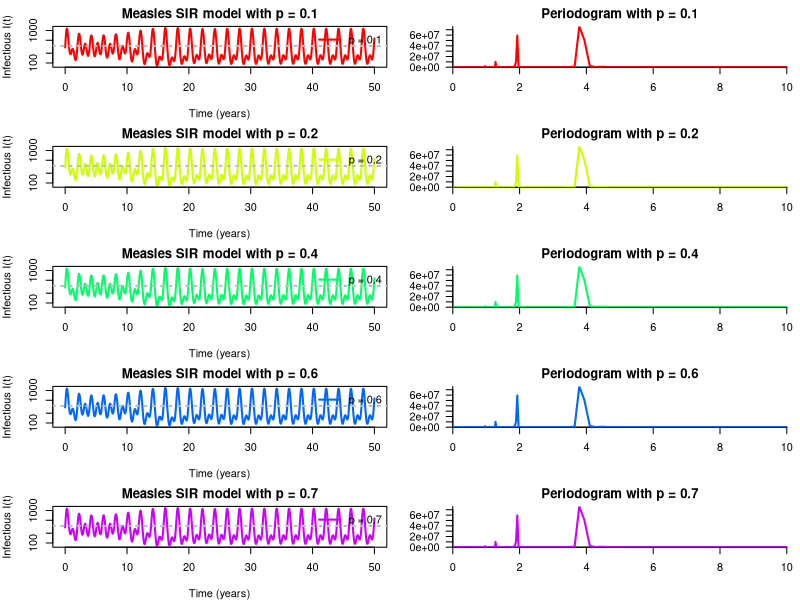

This figure's R source:

### Deterministic Model
library(deSolve)

# Parameters
N <- 500000
mu <- 1 / 50                       # Birth/death rate (annual)

gamma <- 365 / 13                  # Recovery rate (13-day infectious period)
R0 <- 17                      # Basic reproduction number
beta <- R0 * (gamma + mu)    # Transmission rate
alpha <- 0.1                        # Seasonal forcing amplitude
p <- 0
constantinf<-0

# Combine into a parameter vector
parms <- c(
  beta = beta,
  gamma = gamma,
  mu = mu,
  alpha = alpha,
  N = N,
  p = p,
  constantinf=constantinf
)


## equilibrium:
R0 <- with(as.list(parms), beta/(gamma+mu))
Seqm <- (with(as.list(parms), N / R0 ))
Ieqm <- (with(as.list(parms), N  * mu/(gamma+mu)*(1 - 1/R0)))
## initial state near eqm: start near equilibrium so beginning doesn't have a huge spike
Si <- round((Seqm + (N-Seqm)*0.01))
Ii <- round((Ieqm * 0.9))
Ri <- round(N-Si-Ii)
ic <- c(S = Si, I = Ii, R = Ri)  # Initial condition vector

# SIR model with seasonal forcing and vital dynamics
SIR.vector.field <- function(t, vars, parms) {
  with(as.list(c(parms, vars)), {
    # Seasonal forcing (alpha = 0 for no seasonality)
    beta_t <- beta * (1 + alpha * cos(2 * pi * t))
    
    # Differential equations
    dS <- mu * N - beta_t * S * I / N - mu * S + (1-p) * mu
    dI <- beta_t * S * I / N - gamma * I - mu * I + constantinf
    dR <- gamma * I - mu * R + p * mu - constantinf
    
    list(c(dS, dI, dR))  # Return derivatives
  })
}


# Initial conditions and time sequence
times <- seq(0, 50, by = 0.01)  
soln <- as.data.frame(ode(y = ic, times = times, func = SIR.vector.field, parms = parms))


periodogram_d <- function(df, # data frame: date and (weekly) cases
                          xlim=c(0,10), # max 10 year period by default
                          trange=c(0,50), # whole time series by default
                          add=FALSE, color, # make new plot by default
                          ... ) {
  if (!is.na(trange[1])) { # consider only the specified time range
    df <- subset(df, time >= min(trange) & time <= max(trange))
  }
  with(df,{
    s <- spectrum(I, plot=FALSE)
    s$per <- 1/(52*s$freq) # period in years (assume data are weekly)
    if (!add) { # start a new plot without plotting data
      plot(s$per,s$spec,typ="n",bty="L",ann=FALSE,las=1,
           xaxs="i",yaxs="i", xlim=xlim, col=color,...)
    }
    lines( s$per, s$spec , col=color,lwd=2)
  })
}


par(mfrow = c(5, 2), mar = c(4, 4, 2, 1))


##################################################################
# Define a sequence of p values to iterate over
p_values <- c(0.1, 0.2, 0.4, 0.6, 0.7)

# Define colors for each p value
colors <- rainbow(length(p_values))

# Set up the plotting layout for side-by-side plots
par(mfrow = c(length(p_values), 2), mar = c(4, 4, 2, 1))  # Rows = number of p values, 2 columns

# Loop over each value of p with an index to access the corresponding color
for (i in seq_along(p_values)) {
  p <- p_values[i]
  
  # Update parameters
  parms <- c(
    beta = beta,
    gamma = gamma,
    mu = mu,
    alpha = alpha,
    N = N,
    p = p,
    constantinf = constantinf
  )
  
  # Solve the ODE system
  soln <- as.data.frame(ode(y = ic, times = times, func = SIR.vector.field, parms = parms))
  
  # Plot the infectious population I(t)
  plot(
    x = soln[, "time"],
    y = soln[, "I"],
    log = "y", # log scale to better visualize dynamics
    type = "l",
    col = colors[i],  # Use the corresponding color
    lwd = 2,
    xlab = "Time (years)",
    ylab = "Infectious I(t)",
    main = paste("Measles SIR model with p =", p)
  )
  
  # Add equilibrium line
  abline(h = Ieqm, lty = "dotted", lwd = 2, col = "grey")
  
  # Add legend
  legend(
    "topright",
    legend = paste("p =", p),
    col = colors[i],
    lty = 1,
    lwd = 2,
    bty = "n"
  )
  
  # Generate the periodogram next to the model plot
  periodogram_d(
    soln,
    trange = c(0, 50),
    color = colors[i],
    xlim = c(0, 10) # Adjust x-axis limits if needed
  )
  
  # Add title to the periodogram
  title(main = paste("Periodogram with p =", p))
}
